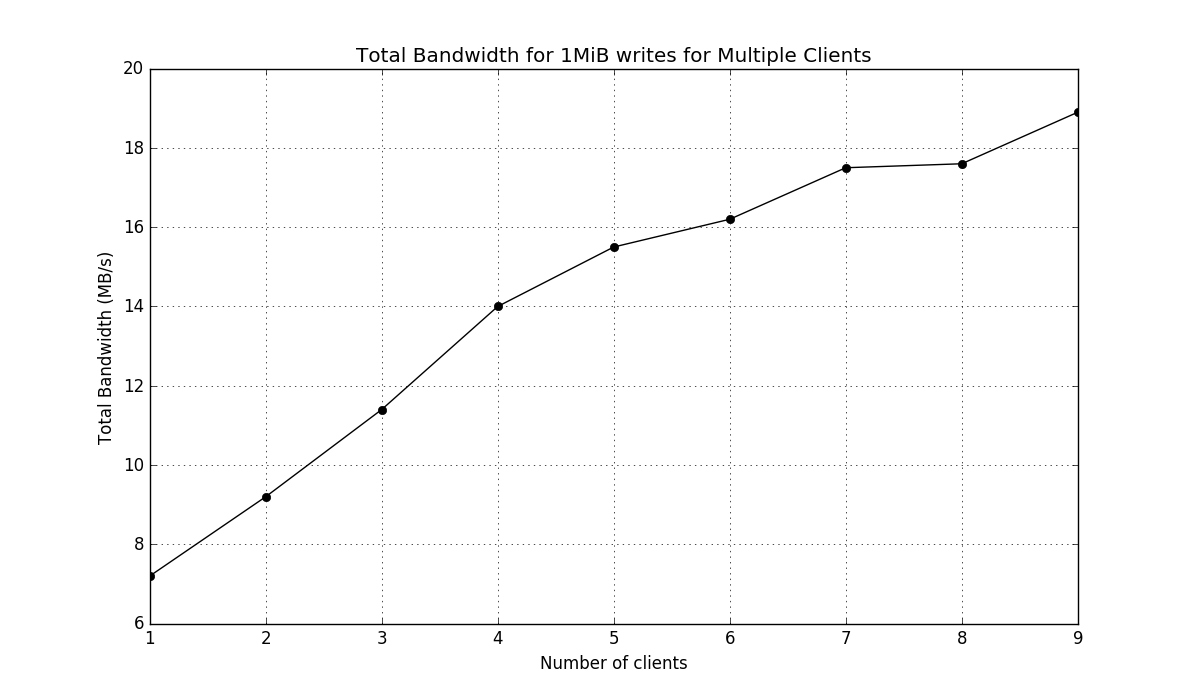

Source code (Python):

import matplotlib.pyplot as plt

nclients = [i for i in range(1,10)]
bw = reversed([
 2.1
, 2.2
, 2.5
, 2.7
, 3.1
, 3.5
, 3.8
, 4.6
, 7.2
])

bw = [bw * n for (bw, n) in zip(bw, nclients)]

plt.plot(nclients, bw, marker="o", color="black")

plt.xlabel('Number of clients')
plt.ylabel('Total Bandwidth (MB/s)')

plt.title('Total Bandwidth for 1MiB writes for Multiple Clients')

plt.grid(True)

plt.show()
